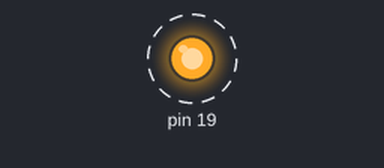
A sketch run on a simulated Arduino Uno, built with avr-gcc and run on an emulated ATmega328P. Parts: output pins drawn as LEDs (lit = HIGH). Dashed ring = blinking.

Above: at 0.5 s.
Timing chart, 0 to 4.6 s (numbered marks = the images above):
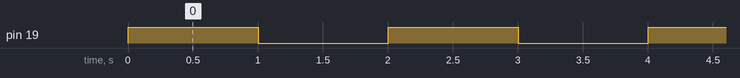

Measured:
- by itself, pin 19: alternates HIGH for 1.0 s and LOW for 1.0 s

The sketch:

fan.ino
```cpp
/****
 * Chris Howe and Neil Babu
 */


volatile unsigned char* port_c = (unsigned char*) 0x28;
volatile unsigned char* ddr_c  = (unsigned char*) 0x27;
volatile unsigned char* pin_c  = (unsigned char*) 0x26;

// Pin numbers for reference
 int speedPin=32;
 int dir1Pin=31;
 int dir2Pin=30;
 int mSpeed=90;

// Pin numbers for port c
int speedC = 5;
int dir1C = 6;
int dir2C = 7;

 void setup() {
  // put your setup code here, to run once:
  set_PC_as_output(5);
  set_PC_as_output(6);
  set_PC_as_output(7);
  Serial.begin(9600);
 }

 void loop() {
  //put your main code here, to run repeatedly:
  write_pc(5,1);
  write_pc(6,1);
  write_pc(7,0);
  delay(1000);
  write_pc(5,0);
  delay(1000);
 }

void set_PC_as_output(unsigned char pin_num)
{
    *ddr_c |= 0x01 << pin_num;
}

void write_pc(unsigned char pin_num, unsigned char state)
{
  if(state == 0)
  {
    *port_c &= ~(0x01 << pin_num);
  }
  else
  {
    *port_c |= 0x01 << pin_num;
  }
}
```
